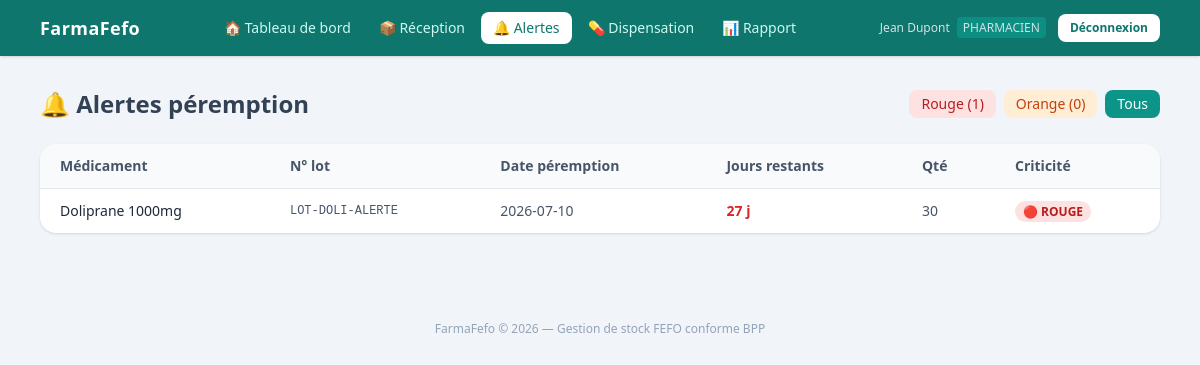
/alertes (signed in), run on the app's committed database.
### tables this page shows
CREATE TABLE LOT (
    id                  VARCHAR(36)  PRIMARY KEY,
    medicament_id       VARCHAR(36)  NOT NULL,
    numero_lot          VARCHAR(100) NOT NULL,
    date_peremption     DATE         NOT NULL,
    quantite_disponible INT          NOT NULL CHECK (quantite_disponible >= 0),
    statut              VARCHAR(50)  NOT NULL
                        CHECK (statut IN ('DISPONIBLE','ALERTE_ORANGE','ALERTE_ROUGE','PERIME','DETRUIT')),
    cree_par            VARCHAR(36)  NOT NULL,
    CONSTRAINT fk_lot_medicament  FOREIGN KEY (medicament_id) REFERENCES MEDICAMENT(id),
    CONSTRAINT fk_lot_utilisateur FOREIGN KEY (cree_par)      REFERENCES UTILISATEUR(id)
);

CREATE TABLE MEDICAMENT (
    id                  VARCHAR(36)    PRIMARY KEY,
    nom_commercial      VARCHAR(255)   NOT NULL,
    code_cip13          VARCHAR(13)    UNIQUE NOT NULL,
    prix_achat_unitaire DECIMAL(10,2)  NOT NULL,
    seuil_alerte_stock  INT            NOT NULL
);

### config/database.php (called while the page is built, shortened)
<?php
class Database
{
    private static ?PDO $instance = null;
    public static function getConnection(): PDO
    {
        if (self::$instance === null) {
            $host   = 'localhost';
            $dbname = 'farmafefo';
            $user   = 'root';
            $pass   = '';
            $dsn = "mysql:host=$host;dbname=$dbname;charset=utf8mb4";
            self::$instance = new PDO($dsn, $user, $pass, [
                PDO::ATTR_ERRMODE            => PDO::ERRMODE_EXCEPTION,
                PDO::ATTR_DEFAULT_FETCH_MODE => PDO::FETCH_ASSOC,
                PDO::ATTR_EMULATE_PREPARES   => false,
            ]);
        }
        return self::$instance;
    }
}

### repository/LotRepository.php (called while the page is built, shortened)
<?php
require_once __DIR__ . '/../config/database.php';
class LotRepository
{
    private PDO $pdo;
    public function __construct()
    {
        $this->pdo = Database::getConnection();
    }
    private function fetchAll(string $sql, array $params = []): array
    {
        $stmt = $this->pdo->prepare($sql);
        $stmt->execute($params);
        return $stmt->fetchAll();
    }
    public function findAlertes(int $joursOrange = 90, int $joursRouge = 30): array
    {
        $rows = $this->fetchAll('
            SELECT l.*, m.nom_commercial
            FROM LOT l
            JOIN MEDICAMENT m ON m.id = l.medicament_id
            WHERE l.statut IN ("DISPONIBLE", "ALERTE_ORANGE", "ALERTE_ROUGE")
              AND l.quantite_disponible > 0
              AND l.date_peremption <= DATE_ADD(NOW(), INTERVAL ? DAY)
            ORDER BY l.date_peremption ASC
        ', [$joursOrange]);
        foreach ($rows as &$row) {
            $jours = (int)(new DateTime())->diff(new DateTime($row['date_peremption']))->days;
        }
        return $rows;
    }
}

### templates/alertes.php (the view)
<?php $pageTitle = 'Alertes péremption'; require __DIR__ . '/header.php'; ?>
<div class="flex items-center justify-between mb-6">
    <h1 class="text-2xl font-semibold text-slate-700">🔔 Alertes péremption</h1>
    <div class="flex gap-2 text-sm">
        <a href="<?= url('/alertes') ?>?filtre=rouge"
           class="px-3 py-1 rounded-lg font-medium transition
                  <?= ($filtre === 'rouge') ? 'bg-red-600 text-white' : 'bg-red-100 text-red-700 hover:bg-red-200' ?>">
            Rouge (<?= count($rouge) ?>)
        </a>
        <a href="<?= url('/alertes') ?>?filtre=orange"
           class="px-3 py-1 rounded-lg font-medium transition
                  <?= ($filtre === 'orange') ? 'bg-orange-500 text-white' : 'bg-orange-100 text-orange-700 hover:bg-orange-200' ?>">
            Orange (<?= count($orange) ?>)
        </a>
        <a href="<?= url('/alertes') ?>"
           class="px-3 py-1 rounded-lg font-medium transition
                  <?= ($filtre === '') ? 'bg-teal-600 text-white' : 'bg-slate-100 text-slate-600 hover:bg-slate-200' ?>">
            Tous
        </a>
    </div>
</div>
<?php
$affichage = match($filtre) {
    'rouge'  => $rouge,
    'orange' => $orange,
    default  => array_merge($rouge, $orange),
};
?>
<?php if (empty($affichage)): ?>
    <div class="bg-green-50 border border-green-200 text-green-800 rounded-xl p-6 text-center">
        ✅ Aucune alerte péremption pour le moment.
    </div>
<?php else: ?>
    <div class="bg-white rounded-2xl shadow overflow-hidden">
        <table class="w-full text-sm">
            <thead class="bg-slate-50 border-b border-slate-200">
                <tr>
                    <th class="text-left px-5 py-3 font-semibold text-slate-600">Médicament</th>
                    <th class="text-left px-5 py-3 font-semibold text-slate-600">N° lot</th>
                    <th class="text-left px-5 py-3 font-semibold text-slate-600">Date péremption</th>
                    <th class="text-left px-5 py-3 font-semibold text-slate-600">Jours restants</th>
                    <th class="text-left px-5 py-3 font-semibold text-slate-600">Qté</th>
                    <th class="text-left px-5 py-3 font-semibold text-slate-600">Criticité</th>
                </tr>
            </thead>
            <tbody class="divide-y divide-slate-100">
                <?php foreach ($affichage as $lot): ?>
                    <tr class="hover:bg-slate-50">
                        <td class="px-5 py-3 font-medium text-slate-800">
                            <?= htmlspecialchars($lot['nom_commercial']) ?>
                        </td>
                        <td class="px-5 py-3 text-slate-600 font-mono text-xs">
                            <?= htmlspecialchars($lot['numero_lot']) ?>
                        </td>
                        <td class="px-5 py-3 text-slate-600">
                            <?= htmlspecialchars($lot['date_peremption']) ?>
                        </td>
                        <td class="px-5 py-3 font-semibold
                            <?= $lot['criticite'] === 'rouge' ? 'text-red-600' : 'text-orange-600' ?>">
                            <?= $lot['jours_restants'] ?> j
                        </td>
                        <td class="px-5 py-3 text-slate-600"><?= $lot['quantite_disponible'] ?></td>
                        <td class="px-5 py-3">
                            <?php if ($lot['criticite'] === 'rouge'): ?>
                                <span class="bg-red-100 text-red-700 text-xs px-2 py-0.5 rounded-full font-semibold">🔴 ROUGE</span>
                            <?php else: ?>
                                <span class="bg-orange-100 text-orange-700 text-xs px-2 py-0.5 rounded-full font-semibold">🟠 ORANGE</span>
                            <?php endif; ?>
                        </td>
                    </tr>
                <?php endforeach; ?>
            </tbody>
        </table>
    </div>
<?php endif; ?>
<?php require __DIR__ . '/footer.php'; ?>

### data on the page
lot: medicament.nom_commercial "Doliprane 1000mg", numero_lot "LOT-DOLI-ALERTE", date_peremption "2026-07-10", jours_restants "27", quantite_disponible "30"

### other printed values
$item['label'] "🏠 Tableau de bord"
$item['label'] "📦 Réception"
$item['label'] "🔔 Alertes"
$item['label'] "💊 Dispensation"
$item['label'] "📊 Rapport"
$_SESSION['nom'] "Jean Dupont"
$role "PHARMACIEN"
count($rouge) "1"
count($orange) "0"
